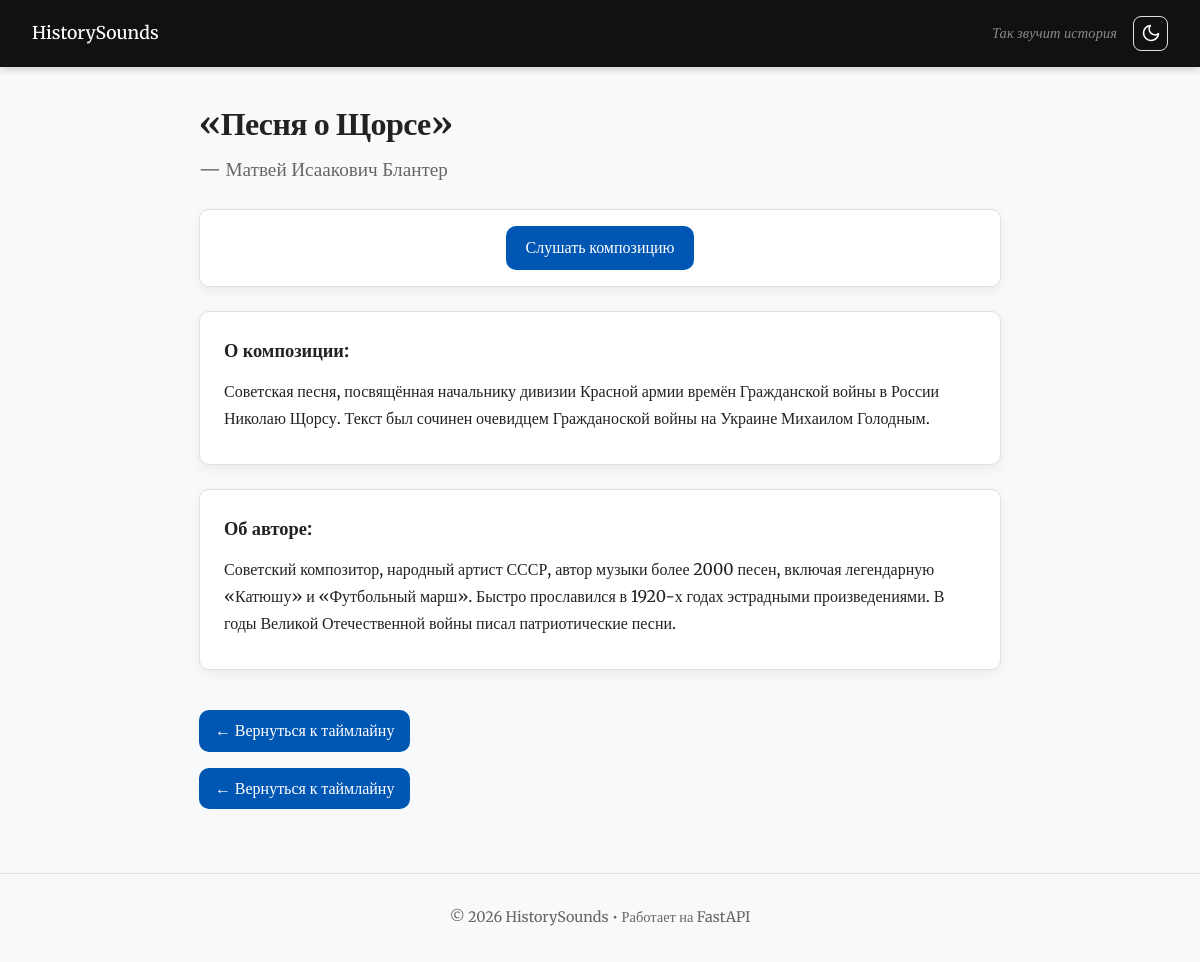
/song/«Песня о Щорсе», run on the app's committed database.
### models/songs.py (models this page shows)
class Song(Base):
    __tablename__ = "songs"
    id = Column(Integer, primary_key=True, index=True, autoincrement=True)
    name = Column(String, nullable=False)
    composer = Column(String, nullable=False)
    description = Column(Text, nullable=True)
    composer_info = Column(String, nullable=True)
    link = Column(String, nullable=True)
    events = relationship("Event", secondary=song_event, back_populates="songs")

### app.py (the view)
@app.get("/song/{song_slug}", response_class=HTMLResponse)
async def song_page(request: Request, song_slug: str, db: Session = Depends(get_db)):
    from urllib.parse import unquote
    import re
    def normalize(t: str) -> str:
        if not t: return ""
        t = str(t).lower().strip()
        t = re.sub(r'[^\w\s-]', '', t)  # Strips «»""'':,.;!? etc.
        return re.sub(r'\s+', ' ', t)
    song_q = normalize(unquote(song_slug))
    song = next((s for s in db.query(Song).all() if normalize(s.name) == song_q), None)
    if not song:
        raise HTTPException(status_code=404, detail="Song not found")
    return templates.TemplateResponse(request, "song.html", {"song": song})

### templates/song.html (shortened to what this page needs)
{% extends "base.html" %}
{% block content %}
<article class="song-page">
  <div class="page-header">
    <h1>{{ song.name }}</h1>
    {% set comp = (song.composer or "")|string|trim %}
    {% if comp and comp|lower not in ['nan','none','','?','—','-'] %}
      <h2>— {{ comp }}</h2>
    {% else %}
      <h2><em>(Автор неизвестен)</em></h2>
    {% endif %}
  </div>
{% if song.link %}
<div class="card link-card">
  <a href="{{ song.link }}" target="_blank" rel="noopener" class="audio-btn">
    Слушать композицию
  </a>
</div>
{% endif %}
  {% if song.description %}
  <div class="card">
    <h3>О композиции:</h3>
    <p>{{ song.description }}</p>
  </div>
  {% endif %}
{% if song.composer_info %}
  <div class="card">
    <h3>Об авторе:</h3>
    <p>{{ song.composer_info }}</p>
  </div>
  {% endif %}
  <a href="/timeline" class="back-btn">← Вернуться к таймлайну</a>
</article>
{% set from_event = request.query_params.get('from_event') %}
{% if from_event %}
  <a href="/event/{{ from_event }}" class="back-btn">← Вернуться к событию</a>
{% else %}
  <a href="/timeline" class="back-btn">← Вернуться к таймлайну</a>
{% endif %}
{% endblock %}

### static/style.css (style rules this page uses)
:root { --primary: #0056b3; --primary-hover: #003d82; --bg: #f8f9fa; --card-bg: #ffffff; --text: #222; --text-muted: #666; --border: #e0e0e0; --shadow: 0 4px 12px rgba(0,0,0,0.06); --shadow-hover: 0 8px 24px rgba(0,0,0,0.12); --radius: 10px; --transition: 0.2s ease; }
* { box-sizing: border-box; margin: 0; padding: 0; }
html, body { font-family: "Merriweather", serif; line-height: 1.6; color: var(--text); background: var(--bg); min-height: 100vh; display: flex; flex-direction: column; }
h1 { margin-bottom: 0.5rem; font-size: 2rem; letter-spacing: -0.02em; }
.page-header { margin-bottom: 1.5rem; }
.page-header h1 { margin-bottom: 0.25rem; }
.page-header h2 { color: var(--text-muted); font-weight: 400; font-size: 1.2rem; }
.card { background: var(--card-bg); padding: 1.5rem; border-radius: var(--radius); box-shadow: var(--shadow); margin-bottom: 1.5rem; border: 1px solid var(--border); }
.card h3 { margin-bottom: 0.75rem; font-size: 1.15rem; }
.card p, .card li { line-height: 1.7; margin-bottom: 0.5rem; }
.back-btn { display: inline-flex; align-items: center; gap: 0.5rem; margin-top: 1rem; padding: 0.5rem 1rem; background: var(--primary); color: white; text-decoration: none; border-radius: var(--radius); font-weight: 500; transition: background var(--transition); }
.link-card { text-align: center; padding: 1rem; }
.audio-btn { display: inline-block; padding: 0.6rem 1.2rem; background: var(--primary); color: white; text-decoration: none; border-radius: var(--radius); font-weight: 500; transition: background var(--transition); }

### data on the page
Song: name "«Песня о Щорсе»", composer "Матвей Исаакович Блантер", description "Советская песня, посвящённая начальнику дивизии Красной армии времён Гражданской войны в России Николаю Щорсу. Текст был сочинен очевидцем Гражданоской войны на Украине Михаилом Голодным.", composer_info "Советский композитор, народный артист СССР, автор музыки более 2000 песен, включая легендарную «Катюшу» и «Футбольный марш». Быстро прославился в 1920-х годах эстрадными произведениями. В годы Великой Отечественной войны писал патриотические песни."
